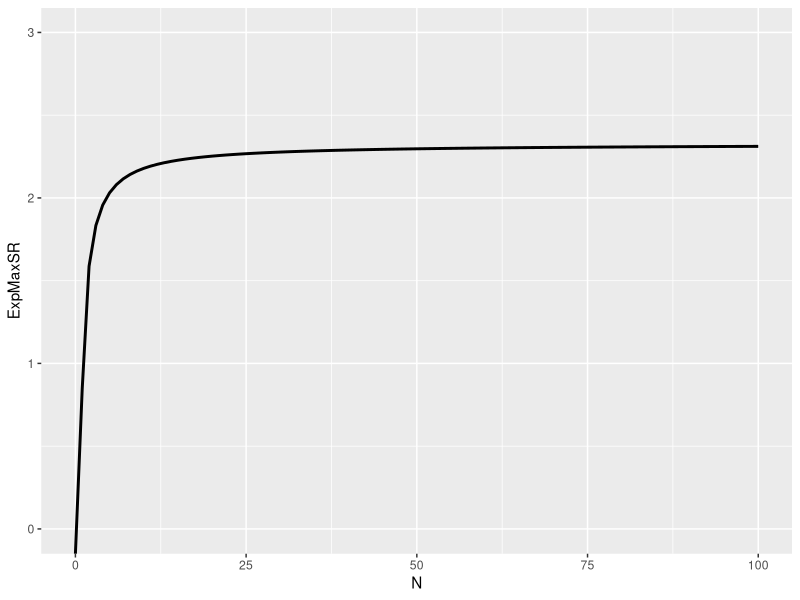
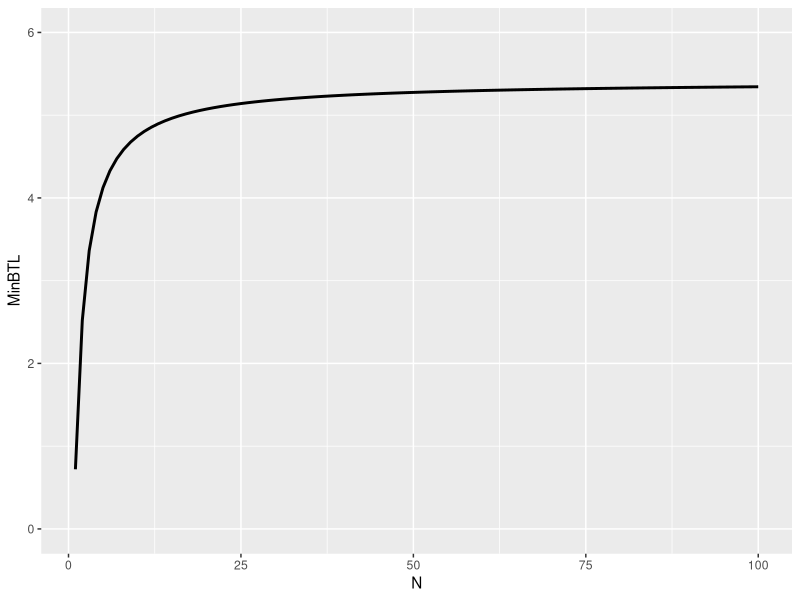

Write the R code that produced these figures, in order.
## ---- chunk 1
library(ggplot2)
ExMaxSR = function(N){
  gamma_ct = -digamma(1)
  Z = qnorm(0.99)
  return((1-gamma_ct)*Z*(1-1/N) + gamma_ct*Z*(1-1/N*exp(1)^{-1}))
}
N = list(0:100)
result = purrr::map(N,ExMaxSR)
ggplot2::ggplot(data.frame(ExpMaxSR = unlist(result),N = unlist(N)),aes(x=N,y=ExpMaxSR)) +
  geom_line(size=1) + ylim(0,3)
## ---- chunk 2
MinBTL <- function(N,MaxSR){
  return((ExMaxSR(N)/MaxSR)^2)
}
N = list(1:100)
result = purrr::map2(N,1,MinBTL)
ggplot2::ggplot(data.frame(MinBTL = unlist(result),N = unlist(N)),aes(x=N,y=MinBTL)) +
  geom_line(size=1) + ylim(0,6)

simSR <- function(T1){
    r = rnorm(T1)
    return(mean(r)/sd(r))
}
## ---- chunk 3
#SR <- NULL
#for (i in rep(12,100)){
#  s <- sim(i)
# SR <- c(SR,s)
#}
#purrr::accumulate(SR,max)
